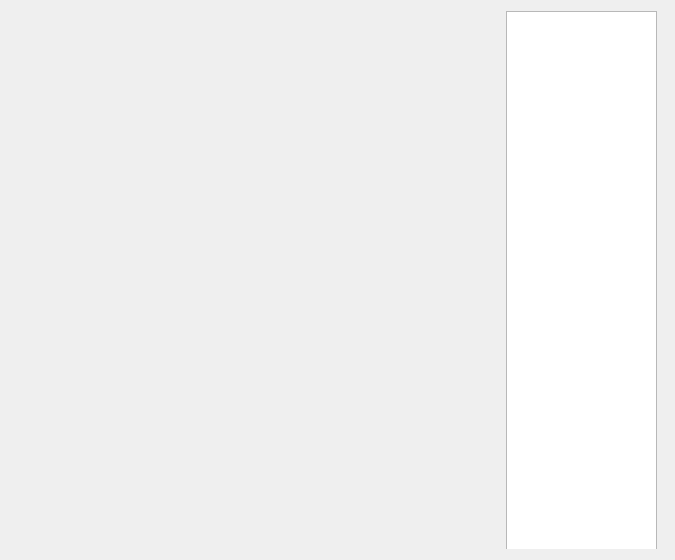
<?xml version="1.0" encoding="UTF-8"?>
<ui version="4.0">
 <class>Form</class>
 <widget class="QWidget" name="Form">
  <property name="geometry">
   <rect>
    <x>0</x>
    <y>0</y>
    <width>675</width>
    <height>560</height>
   </rect>
  </property>
  <property name="windowTitle">
   <string>Form</string>
  </property>
  <layout class="QHBoxLayout" name="horizontalLayout">
   <item>
    <widget class="QStackedWidget" name="stackedWidget">
     <widget class="QWidget" name="home">
      <widget class="QListWidget" name="listWidget">
       <property name="geometry">
        <rect>
         <x>495</x>
         <y>0</y>
         <width>151</width>
         <height>541</height>
        </rect>
       </property>
      </widget>
     </widget>
     <widget class="QWidget" name="alt"/>
    </widget>
   </item>
  </layout>
 </widget>
 <resources/>
 <connections/>
</ui>
